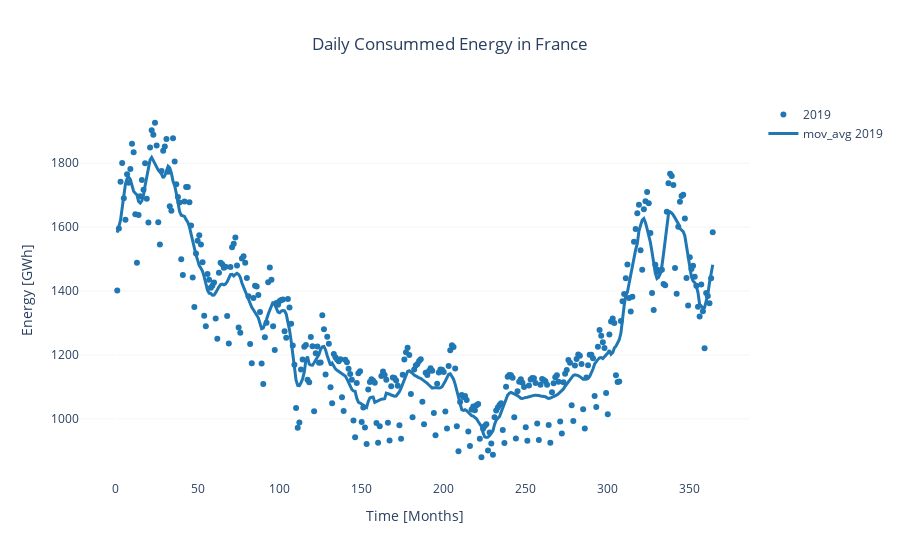

This figure's notebook cell:
### Markdown cell above
<b>Check rolling mean for one year of data</b>

### Code cell
# display daily energy overtime

# define graph options
init_year = 2019

fig = plotly.graph_objs.Figure()
#color_list = ["#9b59b6", "#3498db", "#95a5a6", "#e74c3c", "#34495e", "#2ecc71"]
color_list = plotly.colors.DEFAULT_PLOTLY_COLORS 

# process data
df_daily = data_RTE.resample('D').sum().div(2) # calculate the energy integral per day (timestep half-hour)
df_daily['mov_avg'] = data_RTE['Consommation brute électricité (MW) - RTE'].resample('D').sum().div(2).rolling(7, center=True).mean()

# plot graph
for n, year in enumerate(range(init_year, init_year+1)):
    df_plot = df_daily[df_daily.index.year == year]
       
    fig.add_trace(
        plotly.graph_objs.Scatter(
            mode = 'markers',
            x = np.arange(1, len(df_plot.index)),
            y = df_plot['Consommation brute électricité (MW) - RTE'] / 1000, # GWh
            name = year,
            marker = dict(color = color_list[n])
            )
    )
    
    fig.add_trace(
        plotly.graph_objs.Scatter(
            x = np.arange(1, len(df_plot.index)),
            y = df_plot['mov_avg']  / 1000, # GWh
            name = 'mov_avg %i' %(year),
            line = dict(width = 3, color = color_list[n])
            )
    )

fig.update_layout(
    plot_bgcolor='white', 
    xaxis_title = 'Time [Months]',
    yaxis_title = 'Energy [GWh]',
    title = 'Daily Consummed Energy in France',
    title_x = .5
    )
fig.update_yaxes(showgrid=True, gridwidth=.3, gridcolor='gainsboro')

### Figure 1 — Plotly figure (JSON) as saved in the notebook; plotly's stock layout.template omitted (floating-point values rounded to 4 significant figures; data arrays with more than 128 entries replaced by an {"elided": "..."} marker saying what was removed)
{"data": [{"marker": {"color": "rgb(31, 119, 180)"}, "mode": "markers", "name": "2019", "type": "scatter", "x": {"elided": "364 int values"}, "y": {"elided": "365 float values"}}, {"line": {"color": "rgb(31, 119, 180)", "width": 3}, "name": "mov_avg 2019", "type": "scatter", "x": {"elided": "364 int values"}, "y": {"elided": "365 float values"}}], "layout": {"autosize": true, "plot_bgcolor": "white", "title": {"text": "Daily Consummed Energy in France", "x": 0.5}, "xaxis": {"autorange": true, "range": [-20.42, 385.4], "title": {"text": "Time [Months]"}, "type": "linear"}, "yaxis": {"autorange": true, "gridcolor": "gainsboro", "gridwidth": 0.3, "range": [803.0, 2003.0], "showgrid": true, "title": {"text": "Energy [GWh]"}, "type": "linear"}}}
